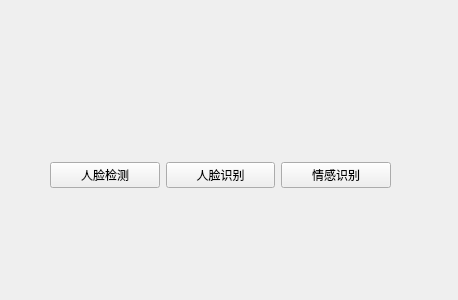
<?xml version="1.0" encoding="UTF-8"?>
<ui version="4.0">
 <class>Form</class>
 <widget class="QWidget" name="Form">
  <property name="geometry">
   <rect>
    <x>0</x>
    <y>0</y>
    <width>458</width>
    <height>300</height>
   </rect>
  </property>
  <property name="windowTitle">
   <string>Form</string>
  </property>
  <widget class="QWidget" name="layoutWidget">
   <property name="geometry">
    <rect>
     <x>50</x>
     <y>160</y>
     <width>341</width>
     <height>31</height>
    </rect>
   </property>
   <layout class="QHBoxLayout" name="horizontalLayout">
    <item>
     <widget class="QPushButton" name="pushButton">
      <property name="text">
       <string>人脸检测</string>
      </property>
     </widget>
    </item>
    <item>
     <widget class="QPushButton" name="pushButton_2">
      <property name="text">
       <string>人脸识别</string>
      </property>
     </widget>
    </item>
    <item>
     <widget class="QPushButton" name="pushButton_3">
      <property name="text">
       <string>情感识别</string>
      </property>
     </widget>
    </item>
   </layout>
  </widget>
 </widget>
 <resources/>
 <connections>
  <connection>
   <sender>pushButton</sender>
   <signal>clicked()</signal>
   <receiver>Form</receiver>
   <slot>detect()</slot>
   <hints>
    <hint type="sourcelabel">
     <x>99</x>
     <y>181</y>
    </hint>
    <hint type="destinationlabel">
     <x>106</x>
     <y>213</y>
    </hint>
   </hints>
  </connection>
  <connection>
   <sender>pushButton_2</sender>
   <signal>clicked()</signal>
   <receiver>Form</receiver>
   <slot>recoginize()</slot>
   <hints>
    <hint type="sourcelabel">
     <x>221</x>
     <y>177</y>
    </hint>
    <hint type="destinationlabel">
     <x>233</x>
     <y>210</y>
    </hint>
   </hints>
  </connection>
  <connection>
   <sender>pushButton_3</sender>
   <signal>clicked()</signal>
   <receiver>Form</receiver>
   <slot>emo_recoginize()</slot>
   <hints>
    <hint type="sourcelabel">
     <x>320</x>
     <y>177</y>
    </hint>
    <hint type="destinationlabel">
     <x>334</x>
     <y>211</y>
    </hint>
   </hints>
  </connection>
 </connections>
 <slots>
  <slot>detect()</slot>
  <slot>recoginize()</slot>
  <slot>emo_recoginize()</slot>
 </slots>
</ui>
